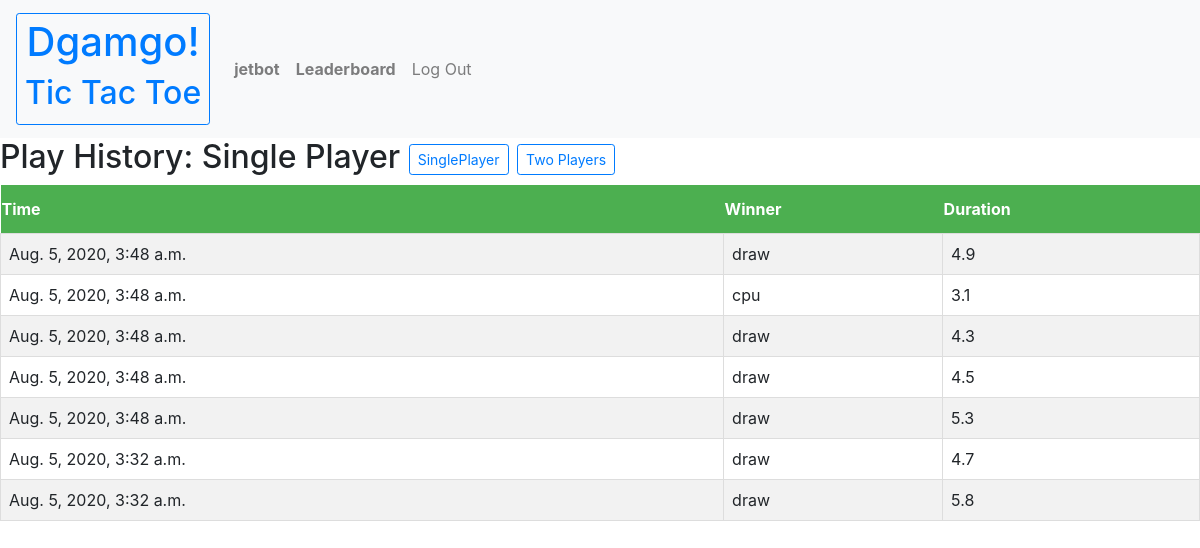
The app's page /history/ (signed in) with its own data.
### dgamgo/models.py (models this page shows)
class User(AbstractUser):
    def natural_key(self):
        return (self.username)

class Game(models.Model):
    player = models.ForeignKey("User", on_delete=models.PROTECT)
    duration = models.DecimalField(
        max_digits=3, decimal_places=1, blank=False)  # seconds played
    first_mover = models.CharField(blank=False, max_length=10)
    mode = models.CharField(blank=False, max_length=10)  # 1P or 2P
    timestamp = models.DateTimeField(auto_now_add=True)
    winner = models.CharField(blank=False, max_length=10)  # X or O or D

### dgamgo/views.py (the view)
# urls.py: path("history/", views.history, name="history"),
def history(request, mode="1P"):
    context = {
        "games": Game.objects.filter(player=request.user, mode=mode).order_by("-timestamp")[:50],
        "mode": mode
    }
    return render(request, "dgamgo/history.html", context)

### dgamgo/templates/dgamgo/history.html (shortened to what this page needs)
{% extends "dgamgo/layout.html" %}
{% block body %}
<h2>
    Play History: {%if mode == "1P"%}Single Player{%elif mode == "2P"%}Two Players{%endif%}
    <a href="{% url 'history' %}1P"><button class="btn btn-sm btn-outline-primary" id="single">SinglePlayer</button></a>
    <a href="{% url 'history' %}2P"><button class=" btn btn-sm btn-outline-primary" id="two-p">Two
            Players</button></a>
</h2>
<table class="djanble">
    <th>Time</th>
    <th>Winner</th>
    <th>Duration</th>
    {% for g in games %}
    <tr>
        <td>{{g.timestamp}}</td>
        {%if mode == "1P"%}
        <td>{%if g.winner == g.firstmover%}player{%elif g.winner == "D" or g.winner == "draw"%}draw{%else%}cpu{%endif%}
        </td>
        {%endif%}
        <td>{{g.duration}}</td>
    </tr>
    {% endfor %}
</table>
{% endblock %}

### dgamgo/templates/dgamgo/layout.html (shortened to what this page needs)
{% load static %}
<!DOCTYPE html>
<html lang="en">
<head>
    <link rel="stylesheet" href="https://stackpath.bootstrapcdn.com/bootstrap/4.4.1/css/bootstrap.min.css"
>
    <link href="{% static 'dgamgo/styles.css' %}" rel="stylesheet">
</head>
<nav class="navbar navbar-expand-lg navbar-light bg-light">
    <a class="navbar-brand" href="/index" id="site-title">
        <button class="btn btn-sm btn-outline-primary" id="dgamgo">
            <h1>Dgamgo!</h1>
            <h2 id="page_name">Tic Tac Toe</h2>
        </button>
    </a>
    <div>
        <ul class="navbar-nav mr-auto">
            {% if user.is_authenticated %}
            <li class="nav-item">
                <a class="nav-link" href="{% url 'history' %}1P"><strong id="username">{{ user.username }}</strong></a>
            </li>
            <li class="nav-item">
                <a class="nav-link" href="{% url 'leaderboard' %}draw"><strong id="leaderboard">Leaderboard</strong>
                </a>
            </li>
            <li class="nav-item">
                <a class="nav-link" href="{% url 'logout' %}" id="logout">Log Out</a>
            </li>
            {% endif %}
        </ul>
    </div>
</nav>
<div class="body">
    {% block body %}
    {% endblock %}
</div>
</body>
</html>

### dgamgo/static/dgamgo/styles.css (style rules this page uses)
.djanble { border-collapse: collapse; width: 100%; }
.djanble td, #djanble th { border: 1px solid #ddd; padding: 8px; }
.djanble tr:nth-child(even) { background-color: #f2f2f2; }
.djanble th { padding-top: 12px; padding-bottom: 12px; text-align: left; background-color: #4CAF50; color: white; }

### records on screen
User: username "jetbot"
Game: timestamp "Aug. 5, 2020, 3:48 a.m.", winner "draw", duration "4.9"
Game: timestamp "Aug. 5, 2020, 3:48 a.m.", winner "cpu", duration "3.1"
Game: timestamp "Aug. 5, 2020, 3:48 a.m.", winner "draw", duration "4.3"
Game: timestamp "Aug. 5, 2020, 3:48 a.m.", winner "draw", duration "4.5"
Game: timestamp "Aug. 5, 2020, 3:48 a.m.", winner "draw", duration "5.3"
Game: timestamp "Aug. 5, 2020, 3:32 a.m.", winner "draw", duration "4.7"
Game: timestamp "Aug. 5, 2020, 3:32 a.m.", winner "draw", duration "5.8"
